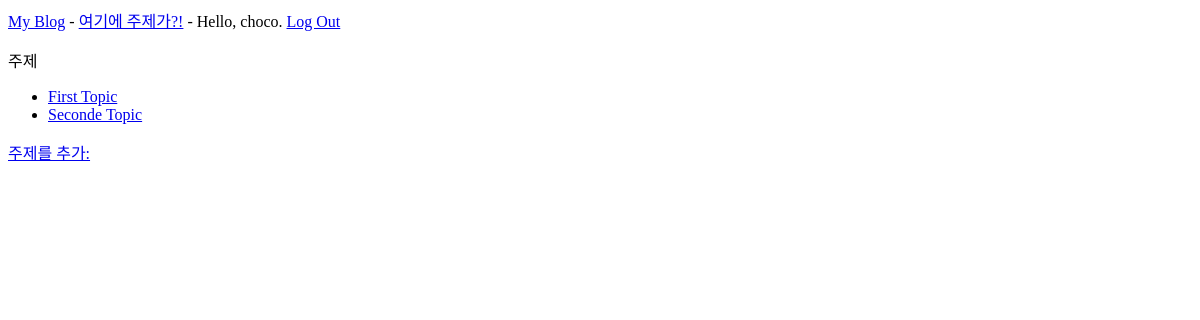
The app's page /topics/ (signed in), older data.
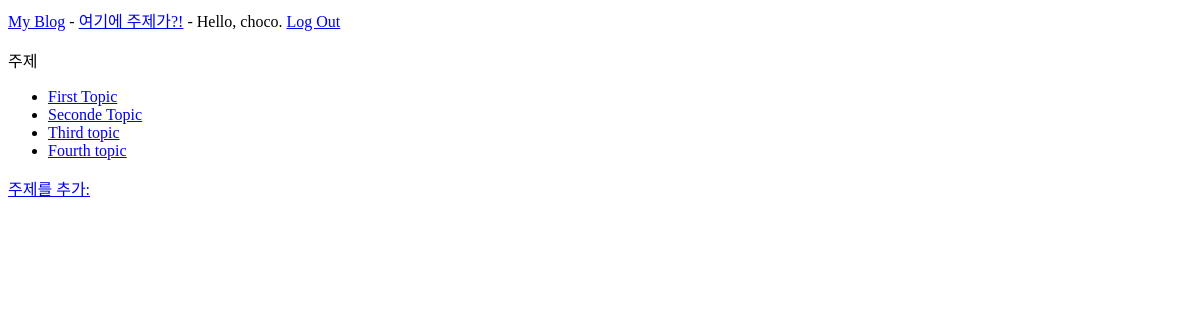
The same page, newer data.
### my_blog/models.py (models this page shows)
class Topic(models.Model):
    text = models.CharField(max_length=200)
    date_added = models.DateTimeField(auto_now_add=True)
    owner = models.ForeignKey(User, on_delete= models.CASCADE)
    def __str__(self):
        return self.text

### my_blog/views.py (the view)
# urls.py: re_path(r'^topics/$', views.topics, name='topics'),
@login_required
def topics(request):
    topics = Topic.objects.filter(owner=request.user).order_by('date_added')
    context = {'topics': topics}
    return render(request, 'my_blog/topics.html', context)

### my_blog/templates/my_blog/topics.html
{% extends "my_blog/base.html" %}
{% block content %}
  <p>주제</p>
  <ul>
    {% for topic in topics %}
    <li>
      <a href="{% url 'my_blog:topic' topic.id %}">{{ topic }}</a>
    </li>
    {% empty %}
      <li>아무것도 없지롱!</li>
    {% endfor %}
  </ul>
  <a href="{% url 'my_blog:new_topic' %}">주제를 추가:</a>
{% endblock %}

### my_blog/templates/my_blog/base.html
<p>
  <a href="{% url 'my_blog:index' %}">My Blog</a> -
  <a href="{% url 'my_blog:topics' %}">여기에 주제가?!</a> -
  {% if user.is_authenticated %}
    Hello, {{ user.username }}.
    <a href="{% url 'users:logout' %}">Log Out</a>
  {% else %}
    <a href="{% url 'users:register' %}">유저 등록</a>
    <a href="{% url 'users:login' %}">Log in</a>
  {% endif %}
</p>
{% block content %}{% endblock %}

Row changes from the older to the newer data that the page shows:
added Topic: text "Third topic"
added Topic: text "Fourth topic"
